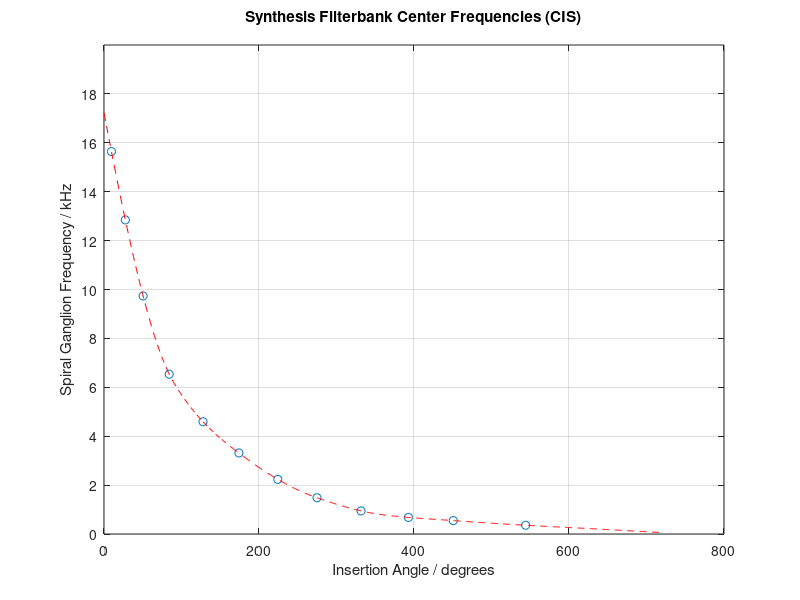

This chart was generated by the following MATLAB code:
% This file is part of the HörTech Open Master Hearing Aid (openMHA)
% Copyright © 2024 Hörzentrum Oldenburg gGmbH
%
% openMHA is free software: you can redistribute it and/or modify
% it under the terms of the GNU Affero General Public License as published by
% the Free Software Foundation, version 3 of the License.
%
% openMHA is distributed in the hope that it will be useful,
% but WITHOUT ANY WARRANTY; without even the implied warranty of
% MERCHANTABILITY or FITNESS FOR A PARTICULAR PURPOSE.  See the
% GNU Affero General Public License, version 3 for more details.
%
% You should have received a copy of the GNU Affero General Public License,
% version 3 along with openMHA.  If not, see <http://www.gnu.org/licenses/>.


% Script for computing synthesis (i.e., CI auralization) filterbank center 
% frequencies (CIS strategy), plotting the results, and displaying them on 
% the screen for use with the script compute_gammatone_filter_coefficients_cis.m

clear;
close all;
clc;

% -------------------------------------------------------------------------

% The center frequencies of the filterbank for synthesis (i.e., CI 
% auralization) reflect the insertion angle of the electrodes in the 
% cochlea, which in turn depends on the insertion depth of the electrode 
% array and on the spacing of the electrodes on the array. Following 
% Landsberger et al. (2015b), stimulated frequencies are taken here to 
% correspond most closely to spiral ganglion neuron location. Insertion 
% depths are taken from Landsberger et al. (2015a) and mapped onto spiral 
% ganglion frequencies, interpolating data from Stakhovskaya et al. (2007).
% 
% Landsberger, D., Svrakic, M., Roland, J. T., Jr., & Svirsky, M. A. (2015a). 
% Average insertion angles for Cochlear Contour Advance, Advanced Bionics 
% HiFocus 1J, and MED-EL Standard and Flex28 electctrodes. ResearchGate. 
% https://doi.org/10.13140/RG.2.1.2637.4483
% 
% Landsberger, D., Svrakic, M., Roland, J. T., Jr., & Svirsky, M. A. (2015b). 
% The relationship between insertion angles, default frequency allocations, 
% and spiral ganglion place pitch in cochlear implants. Ear & Hearing, 
% 36(5), e207-e213. https://doi.org/10.1097/AUD.0000000000000163
% 
% Stakhovskaya, O., Sridhar, D., Bonham, B. H., & Leake, P. A. (2007). 
% Frequency map for the human cochlear spiral ganglion: Implications for 
% cochlear implants. Journal of the Association for Research in 
% Otolaryngology, 8, 220-233. https://doi.org/10.1007/s10162-007-0076-9

insertion_angle_stakhovskaya = [0 90 180 270 360 450 540 630 720];  % insertion angles reported by Stakhovskaya et al. (2007) / degrees
spiral_ganglion_frequency_stakhovskaya = [17225 6193 3174 1539 785 550 366 215 58];  % spiral ganglion frequencies reported by Stakhovskaya et al. (2007) / Hz
insertion_angle_cis_landsberger = [9.6155 27.5575 50.4675 84.1615 127.7437 174.0508 224.2746 274.8243 331.6564 392.8502 450.7127 544.0318];  % insertion angles reported by Landsberger et al. (2015a)

% Compute the spiral ganglion frequencies for the CIS strategy / Hz, and 
% plot those frequencies along with the interpolated mapping of angular 
% insertion depth onto spiral ganglion frequency, based on Stakhovskaya 
% et al. (2007):
spiral_ganglion_frequency_cis = round(interp1(insertion_angle_stakhovskaya, spiral_ganglion_frequency_stakhovskaya, insertion_angle_cis_landsberger, 'pchip'));
figure;
insertion_angle_stakhovskaya_interp = insertion_angle_stakhovskaya(1):insertion_angle_stakhovskaya(end);
plot(insertion_angle_cis_landsberger, spiral_ganglion_frequency_cis, 'o');
hold on;
spiral_ganglion_frequency_stakhovskaya_interp = interp1(insertion_angle_stakhovskaya, spiral_ganglion_frequency_stakhovskaya, insertion_angle_stakhovskaya_interp, 'pchip');
plot(insertion_angle_stakhovskaya_interp, spiral_ganglion_frequency_stakhovskaya_interp, 'r--');
hold off;
grid on;
xlabel('Insertion Angle / degrees');
yticks(0:2000:18000);
yticklabels((0:2000:18000)/1000);
ylabel('Spiral Ganglion Frequency / kHz');
title({'Synthesis Filterbank Center Frequencies (CIS)', ''});

% Display the results:
expression = '(?<=e[+-])0';
sFc = strtrim(sprintf('%.0f ', fliplr(spiral_ganglion_frequency_cis)));
sFc = regexprep(sFc, expression, '');
fprintf('Synthesis filterbank center frequencies for CIS / Hz:\n\n');
fprintf(['fc = [' sFc '];\n\n']);
